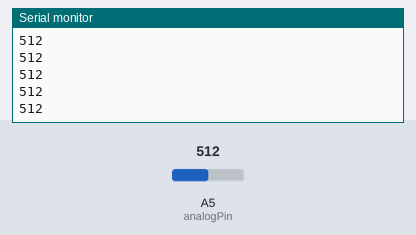
Bench run of a sketch on a simulated Arduino Uno, built with avr-gcc and run on an emulated ATmega328P. On the bench: the last lines printed to the serial monitor. The test bench sets the inputs (shaded band); at power-on: A5 (analogPin) = 512.

Above: at 1.2 s.
1.3 s: A5 (analogPin) set to 716
At 1.8 s:
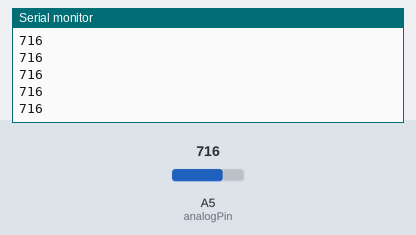
2.8 s: A5 (analogPin) set to 900
At 3.5 s:
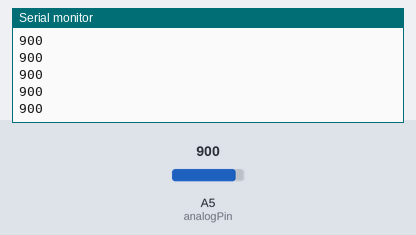
Timing chart, 0 to 5.8 s (numbered marks = the images above; inputs shaded):
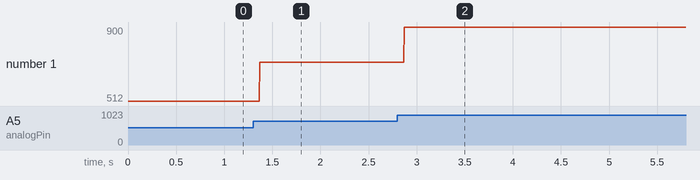

Measured:
- after the input at 1.3 s, the serial monitor: prints a new line after 0.07 s (image 1)
- after the input at 2.8 s, the serial monitor: prints a new line after 0.07 s (image 2)
- plotted number 1: 512 → 716 after the input at 1.3 s, 716 → 900 after the input at 2.8 s

The sketch:

serial_connection.ino
```cpp
int analogPin = 5;
int val = 0;

void setup()
{
  Serial.begin(9600);
}

void loop()
{
  val = analogRead(analogPin);
  Serial.println(val);
}
```
